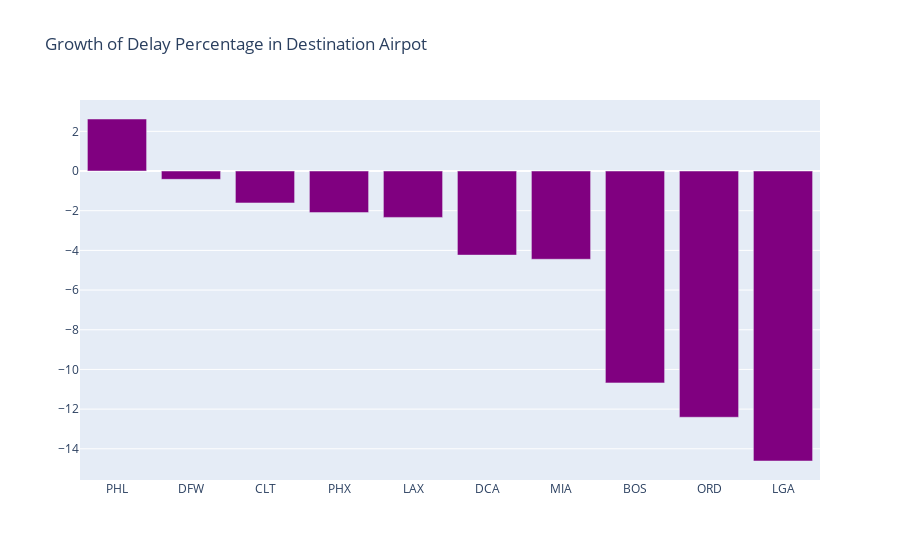

Notebook source saved alongside this figure:
### Code cell
import plotly.graph_objects as go
fig = go.Figure()
fig.add_trace(go.Bar(
    x=growth.sort_values(by='GROWTH', ascending=False)['DESTINATION'].values,
    y=growth.sort_values(by='GROWTH', ascending=False)['GROWTH'].values,
    marker_color='purple'
))

fig.update_layout(barmode='group',
                 title = 'Growth of Delay Percentage in Destination Airpot')
fig.show()

### Figure 1 — Plotly figure (JSON) as saved in the notebook; plotly's stock layout.template omitted (floating-point values rounded to 4 significant figures)
{"data": [{"marker": {"color": "purple"}, "type": "bar", "x": ["PHL", "DFW", "CLT", "PHX", "LAX", "DCA", "MIA", "BOS", "ORD", "LGA"], "y": [2.622, -0.4182, -1.609, -2.096, -2.338, -4.238, -4.446, -10.68, -12.41, -14.62]}], "layout": {"autosize": true, "barmode": "group", "title": {"text": "Growth of Delay Percentage in Destination Airpot"}, "xaxis": {"autorange": true, "range": [-0.5, 9.5], "type": "category"}, "yaxis": {"autorange": true, "range": [-15.57, 3.58], "type": "linear"}}}
